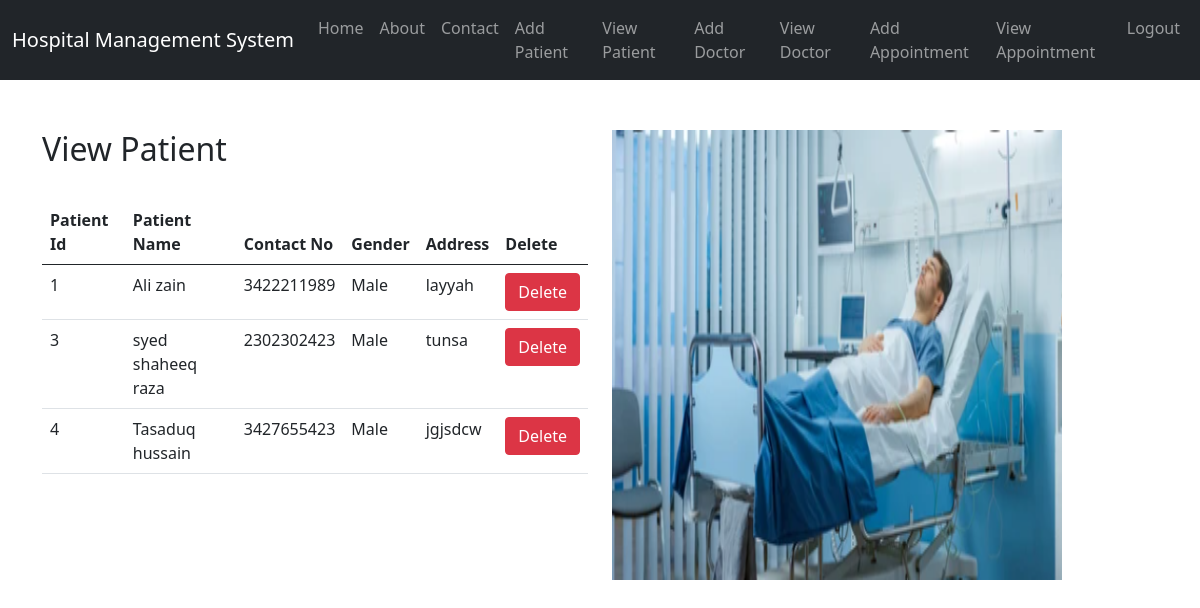
Page /view_patient/ (signed in) on the committed database.
### hospital/models.py (models this page shows, shortened)
class Patient(models.Model):
    name = models.CharField(max_length=100)
    mobile = models.IntegerField(null=True)
    gender = models.CharField(max_length=100)
    address = models.TextField()

### hospital/views.py (the view)
# urls.py: path('view_patient/', views.view_patient, name='view_patient'),
def view_patient(request):
    if not request.user.is_staff:
        return redirect('login')
    pat = Patient.objects.all()
    context = {'pat':pat}
    return render(request, 'view_patient.html', context)

### hospital/templates/view_patient.html
{% extends 'navigation.html' %}
{% load static %}
{% block body %}
<div class="container" style="margin-top:50px">
  <div class="row">
    <div class="col-md-6">
    <h2>View Patient</h2>
  <br>
  <table class="table table-hover">
    <thead>
    <tr>
      <th>Patient Id</th>
      <th>Patient Name</th>
      <th>Contact No</th>
      <th>Gender</th>
      <th>Address</th>
      <th>Delete</th>
    </tr>
    </thead>
    <tbody>
    {% for i in pat %}
    <tr>
    <td>{{i.id}}</td>
    <td>{{i.name}}</td>
    <td>{{i.mobile}}</td>
      <td>{{i.gender}}</td>
    <td>{{i.address}}</td>
      <td><a href="{% url 'delete_patient' i.id %}" class="btn btn-danger">Delete</a></td>
      </tr>
    {% endfor %}
    </tbody>
  </table>
      </div>
<div class="col-md-6">
  <img src="{% static 'image/p2.png' %}" height="450px" width="450px">
</div>
    </div>
</div>
{% endblock %}

### hospital/templates/navigation.html (shortened to what this page needs)
<!DOCTYPE html>
<html lang="en">
<head>
<link href="https://cdn.jsdelivr.net/npm/bootstrap@5.1.0/dist/css/bootstrap.min.css" rel="stylesheet">
</head>
<body>
<nav class="navbar navbar-expand-lg navbar-dark bg-dark">
  <div class="container-fluid">
    <a class="navbar-brand" href="#">Hospital Management System</a>
    <div class="collapse navbar-collapse" id="navbarNav">
      <ul class="navbar-nav ml-6">
        <li class="nav-item">
          <a class="nav-link "  href="{% url 'home' %}">Home</a>
        </li>
        <li class="nav-item">
          <a class="nav-link" href="{% url 'about' %}">About</a>
        </li>
        <li class="nav-item">
          <a class="nav-link" href="{% url 'contact' %}">Contact</a>
        </li>
        {% if request.user.is_staff %}
        <li class="nav-item">
          <a class="nav-link" href="{% url 'add_patient' %}">Add Patient</a>
        </li>
        <li class="nav-item">
          <a class="nav-link" href="{% url 'view_patient' %}">View Patient</a>
        </li>
        <li class="nav-item">
          <a class="nav-link" href="{% url 'add_doctor' %}">Add Doctor</a>
        </li>
        <li class="nav-item">
          <a class="nav-link" href="{% url 'view_doctor' %}">View Doctor</a>
        </li>
        <li class="nav-item">
          <a class="nav-link" href="{% url 'add_appointment' %}">Add Appointment</a>
        </li>
        <li class="nav-item">
          <a class="nav-link" href="{% url 'view_appointment' %}">View Appointment</a>
        </li>
        <li class="nav-item">
          <a class="nav-link" href="{% url 'logout' %}">Logout</a>
        </li>
        {% endif %}
      </ul>
    </div>
  </div>
</nav>
{% block body %}
{% endblock %}
</body>
</html>

### rows in the picture
Patient: id "1", name "Ali zain", mobile "3422211989", gender "Male", address "layyah"
Patient: id "3", name "syed shaheeq raza", mobile "2302302423", gender "Male", address "tunsa"
Patient: id "4", name "Tasaduq hussain", mobile "3427655423", gender "Male", address "jgjsdcw"
